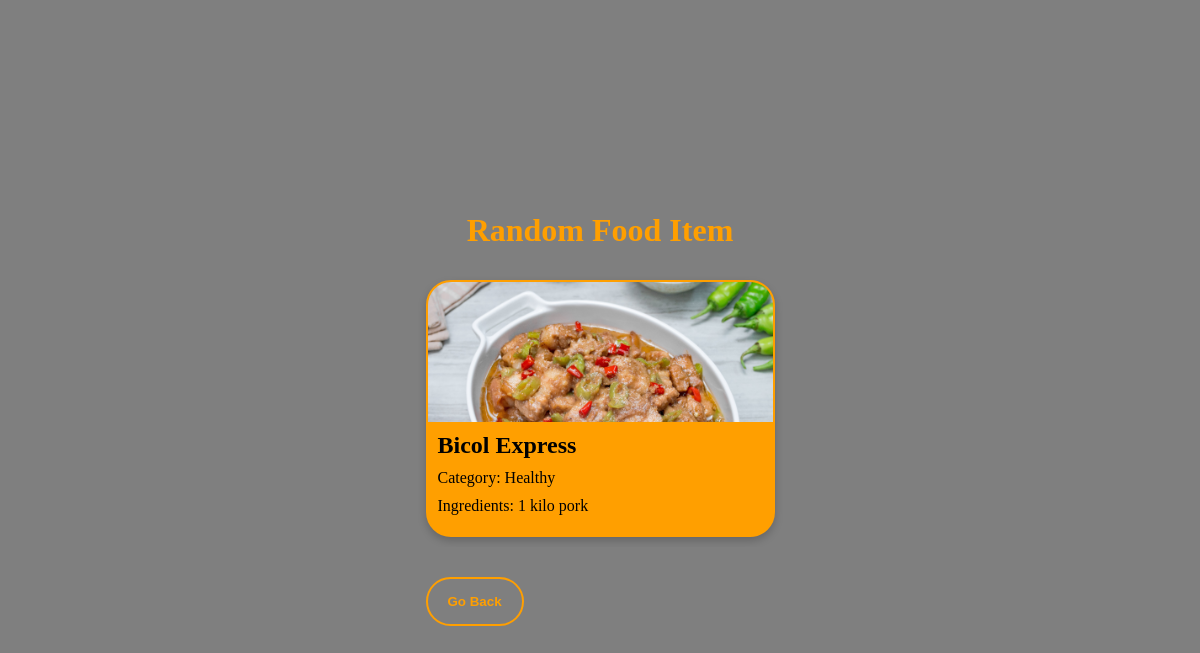
The app's page /randomItem/ with its own data.
### members/models.py (models this page shows, shortened)
class FoodItem(models.Model):
    name = models.CharField(max_length=255)
    ingredients = models.TextField()
    category = models.CharField(max_length=255, default="Uncategorized")  # Add a default value
    image = models.ImageField(upload_to='img/', default='', blank=False, null=False)

### members/views.py (the view)
# urls.py: path('randomItem/', views.random_item, name='random_item'),
def random_item(request):
    random_item = FoodItem.objects.order_by('?').first()
    context = {
        'random_item': random_item
    }
    return render(request, 'randomItem.html', context)

### members/templates/randomItem.html (shortened to what this page needs)
{% load static %}
<!DOCTYPE html>
<html lang="en">
<head>
    <link rel="stylesheet" type="text/css" href="{% static 'foodItemCards.css' %}">
</head>
<body>
    <div class="content">
        <h1>Random Food Item</h1>
        {% if random_item %}
            <div class="card-container">
                <div class="card">
                    <div class="card-image">
                        {% if random_item.image %}
                            <img src="{{ random_item.image.url }}" alt="{{ random_item.name }}">
                        {% else %}
                            <p>No image available</p>
                        {% endif %}
                    </div>
                    <div class="card-details">
                        <h2>{{ random_item.name }}</h2>
                        <p>Category: {{ random_item.category }}</p>
                        <p>Ingredients: {{ random_item.ingredients }}</p>
                    </div>
                </div>
            </div>
        {% endif %}
        <div class="buttons">
            <a href="{% url 'FoodPage' %}"><button class="food-button">Go Back</button></a>
        </div>
    </div>
</body>
</html>

### members/static/foodItemCards.css (style rules this page uses)
html { background-image: linear-gradient(rgba(0, 0, 0, 0.5), rgba(0, 0, 0, 0.5)), url("img/banner.jpg"); background-size: cover; background-repeat: no-repeat; background-position: center; height: 100%; }
body { display: flex; flex-direction: column; justify-content: center; align-items: center; height: 100vh; overflow: auto; }
.card { border: 2px solid #FF9F00; border-radius: 25px; margin: 10px; max-width: 345px; background-color: #FF9F00; box-shadow: 0 4px 8px 0 rgba(0, 0, 0, 0.2); overflow: hidden; }
.card-image { max-height: 140px; overflow: hidden; text-align: center; }
.card-image img { max-width: 100%; max-height: 100%; overflow: hidden; }
.card-details { padding: 10px; }
h1 { color: #FF9F00; text-align: center; }
h2 { font-size: 1.5rem; margin: 0; }
p { font-size: 1rem; margin: 10px 0; }
.card-container { max-height: 70vh; overflow-y: auto; }
.buttons .display-button, .buttons .food-button { width: auto; padding: 15px 20px; border-radius: 25px; font-weight: bold; border: 2px solid #FF9F00; background: transparent; color: #fff; cursor: pointer; position: relative; overflow: hidden; color: #FF9F00; }
.buttons .display-button, .buttons .food-button { margin-left: 10px; margin-right: 10px; }
.buttons { margin-top: 30px; }

### records on screen
FoodItem: image (picture), name "Bicol Express", category "Healthy", ingredients "1 kilo pork"
